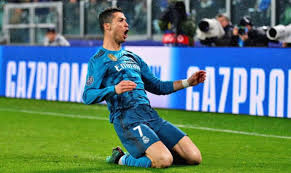
#> input picture ronal3.jpeg, 291 x 173 px
$ python billateral_blur.py
#> lines starting #> are read from the running program, lines starting #| are printed output that depends on the picture
import cv2
import numpy

img=cv2.imread('ronal3.jpeg')
#> img is the input picture: shape (173, 291, 3); mean B, G, R 116.8, 125.7, 92.1

dimpixel=7
color=100
space=100

filterr=cv2.bilateralFilter(img,dimpixel,color,space)
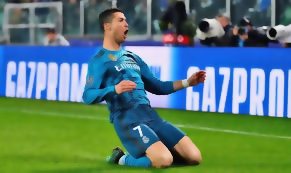
#> filterr: shape (173, 291, 3); mean B, G, R 116.7, 125.8, 92.2
cv2.imshow('Filter',filterr)
cv2.waitKey(0)
cv2.destroyAllWindows()
